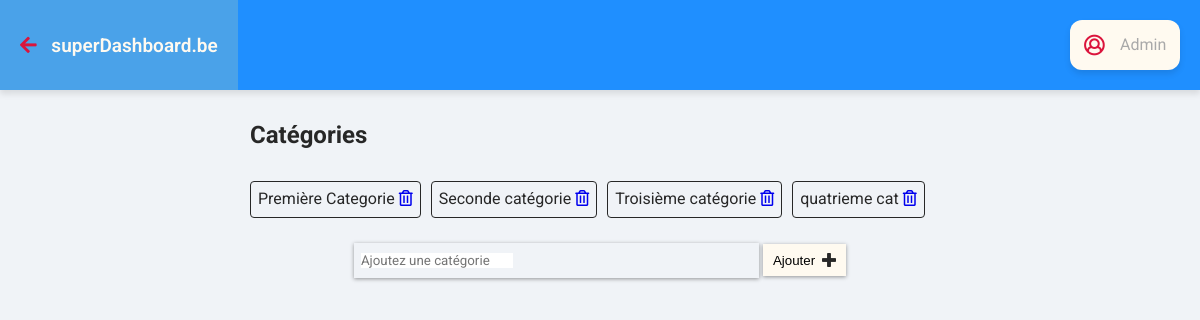
Screenshot of /addcat.php with the database file from the repository.
### tables this page shows
CREATE TABLE `categories` (
  `id_categorie` int(11) NOT NULL,
  `name_categorie` varchar(60) NOT NULL
);

### addcat.php (the view, shortened to what this page needs)
<?php
  try
  {
    $bdd = new PDO('mysql:host=127.0.0.1;dbname=blogsuperlab;charset=utf8', 'root', 'user', array(PDO::ATTR_ERRMODE => PDO::ERRMODE_EXCEPTION));
  }
  catch (Exception $e)
  {
    die('Erreur : ' . $e->getMessage());
  }
?>
<!DOCTYPE html>
<html lang="fr">
<head>
    <link rel="stylesheet" href="assets/css/css/fontawesome-all.css">
    <link rel="stylesheet" type="text/css" href="assets/css/blog.css">
    <link rel="stylesheet" href="assets/css/dashboard.css">
    <link rel="stylesheet" href="assets/css/modif.css">
</head>
<body>
    <nav>
        <a href='blogadmin.php' class="backSuperlab connected">
            <i class="fas fa-arrow-left"></i>
            superDashboard.be
        </a>
        <div class="header__btn-login">
            <i class="far fa-lg fa-user-circle"></i>
            <p class="login-name">Admin</p>
        </div>
    </nav>
    <main>
        <div>
            <h2 class="title-categorie">Catégories</h2>
            <ul class="list-categorie">
              <?php
                $req_cat = $bdd->query('SELECT id_categorie, name_categorie
                   FROM categories');
                while ($all_categories = $req_cat->fetch())
                {
              ?>
                <li class="categorie">
                    <?= $all_categories['name_categorie']; ?>
                    <a href="supprimer_cat.php?idcat=<?= $all_categories['id_categorie'];?>">
                      <i class="far fa-trash-alt"></i>
                    </a>
                </li>
                <?php
                }
                ?>
            </ul>
            <div class="add-cat">
                <form action="post" class="add-cat-form">
                    <label class="inputcat">
                        <input type="text" class="input-add-cat" placeholder="Ajoutez une catégorie">
                    </label>
                    <label class="submitcat">
                        <input type="submit" class="submit-cat-input" value="Ajouter">
                        <i class="fas fa-plus"></i>
                    </label>
                </form>
            </div>
        </div>
    </main>
</body>
</html>

### assets/css/blog.css (style rules this page uses)
textarea, select, input[type="date"], input[type="datetime"], input[type="datetime-local"], input[type="email"], input[type="month"], input[type="number"], input[type="password"], input[type="search"], input[type="tel"], input[type="text"], input[type="time"], input[type="url"] input[type="textarea"], button { font-family: Roboto; -webkit-box-sizing: border-box; -moz-box-sizing: border-box; box-sizing: border-box; -webkit-background-clip: padding; -moz-background-clip: padding; background-clip: padding-box; -webkit-border-radius: 0; -moz-border-radius: 0; -ms-border-radius: 0; -o-border-radius: 0; border-radius: 0; -webkit-border: 0; -moz-border: 0; -ms-border: 0; -o-border: 0; border: 0; -moz-appearance: none; -webkit-appearance: none; background-color: #fff; color: #000; outline: 0; margin: 0; padding: 0; }
:root { --bg:#f0f3f7; --main-color: hsl(210, 100%, 56%); --second-color: rgb(233, 233, 233); --white: FloralWhite; --whiteTranspa: rgba(107, 176, 216, 0.562); --red: hsl(348, 83%, 47%); --lightgrey: darkGrey; --text: rgb(39, 39, 39); --lightertext: rgb(46, 46, 46); --darktext:rgb(15, 15, 15); }
html { box-sizing: border-box; }
*, *:before, *:after { box-sizing: inherit; margin: 0; padding: 0; }
body, html { width: 100%; height: 100%; font-family: Roboto; line-height: 1.3; margin: 0; padding: 0; color: var(--text); }
body { background-color: var(--bg); }
nav { height: 90px; width: 100%; background-color: var(--main-color); display: flex; align-items: center; justify-content: space-between; -webkit-box-shadow: 0 4px 6px 0 hsla(0, 0%, 0%, 0.1); -moz-box-shadow: 0 4px 6px 0 hsla(0, 0%, 0%, 0.1); box-shadow: 0 4px 6px 0 hsla(0, 0%, 0%, 0.1); }
.backSuperlab { padding: 20px; color: var(--white); cursor: pointer; text-decoration: none; font-size: 19px; font-weight: 600; height: 100%; line-height: 2.7; }
.backSuperlab i { margin-right: 10px; color: var(--red); }
.header__btn-login { display: flex; justify-content: center; align-items: center; padding: 10px; margin-right: 20px; height: 50px; width: 50px; background-color: var(--white); border-radius: 50%; cursor: pointer; transition: all 0.4s ease-in; -webkit-box-shadow: 0 4px 6px 0 hsla(0, 0%, 0%, 0.1); -moz-box-shadow: 0 4px 6px 0 hsla(0, 0%, 0%, 0.1); box-shadow: 0 4px 6px 0 hsla(0, 0%, 0%, 0.1); color: var(--red); }
main { margin: 0 auto; max-width: 700px; }

### assets/css/dashboard.css (style rules this page uses)
:root { --main-color: hsl(210, 100%, 56%); --second-color: rgb(233, 233, 233); --white: FloralWhite; --whiteTranspa: rgba(107, 176, 216, 0.562); --red: hsl(348, 83%, 47%); --lightgrey: darkGrey; --text: rgb(39, 39, 39); --lightertext: rgb(46, 46, 46); --darktext: rgb(15, 15, 15); }
.login-name { color: darkgray; }
.header__btn-login p { margin-left: 15px; }
.header__btn-login { width: 110px; border-radius: 12px; }
nav { margin-bottom: 15px; }

### assets/css/modif.css (style rules this page uses)
html, body { width: 100%; }
.title-categorie { margin: 30px 0; }
.list-categorie { list-style: none; display: flex; align-items: center; flex-wrap: wrap; align-content: space-between; }
.categorie { margin-right: 10px; padding: 7px; border: 1px solid var(--text); border-radius: 4px; margin-bottom: 10px; }
.add-cat { margin-top: 15px; }
.add-cat-form { display: flex; justify-content: center; align-items: center; }
.inputcat { padding: 7px; margin-right: 4px; width: 405px; box-shadow: 0 1px 4px rgba(0, 0, 0, 0.4); }
.submitcat { border: none; height: 32px; box-shadow: 0 1px 4px rgba(0, 0, 0, 0.4); background-color: var(--white); cursor: pointer; display: flex; justify-content: center; align-items: center; padding: 10px; }
.submit-cat-input { background-color: var(--white); border-radius: 4px; border: none; cursor: pointer; margin-right: 7px; }

### rows the page displays
categories: name_categorie "Première Categorie"
categories: name_categorie "Seconde catégorie"
categories: name_categorie "Troisième catégorie"
categories: name_categorie "quatrieme cat"
